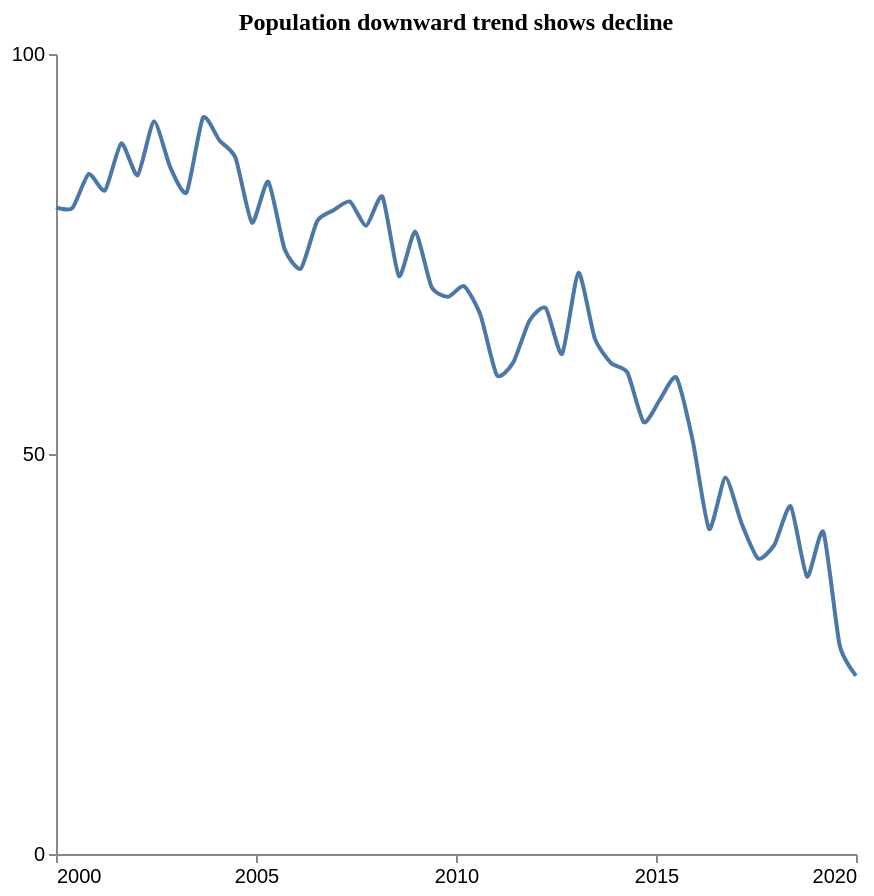

Express this chart as Vega-Lite.
### Vega-Lite specification from a JSON file in a GitHub repository (floating-point values rounded to 4 significant figures)
{"$schema": "https://vega.github.io/schema/vega-lite/v5.json", "description": "Pattern: Downward", "data": {"values": [{"X": 2000.0, "Y": 80.83}, {"X": 2000.0, "Y": 80.73}, {"X": 2001.0, "Y": 85.0}, {"X": 2001.0, "Y": 82.95}, {"X": 2002.0, "Y": 88.84}, {"X": 2002.0, "Y": 84.85}, {"X": 2002.0, "Y": 91.58}, {"X": 2003.0, "Y": 85.82}, {"X": 2003.0, "Y": 82.69}, {"X": 2004.0, "Y": 92.04}, {"X": 2004.0, "Y": 89.22}, {"X": 2004.0, "Y": 87.01}, {"X": 2005.0, "Y": 78.92}, {"X": 2005.0, "Y": 84.05}, {"X": 2006.0, "Y": 75.63}, {"X": 2006.0, "Y": 73.19}, {"X": 2007.0, "Y": 79.13}, {"X": 2007.0, "Y": 80.47}, {"X": 2007.0, "Y": 81.56}, {"X": 2008.0, "Y": 78.54}, {"X": 2008.0, "Y": 82.14}, {"X": 2009.0, "Y": 72.24}, {"X": 2009.0, "Y": 77.81}, {"X": 2009.0, "Y": 70.89}, {"X": 2010.0, "Y": 69.64}, {"X": 2010.0, "Y": 70.97}, {"X": 2011.0, "Y": 67.37}, {"X": 2011.0, "Y": 59.87}, {"X": 2011.0, "Y": 61.42}, {"X": 2012.0, "Y": 66.66}, {"X": 2012.0, "Y": 68.24}, {"X": 2013.0, "Y": 62.52}, {"X": 2013.0, "Y": 72.66}, {"X": 2013.0, "Y": 64.44}, {"X": 2014.0, "Y": 61.35}, {"X": 2014.0, "Y": 60.18}, {"X": 2015.0, "Y": 53.96}, {"X": 2015.0, "Y": 56.82}, {"X": 2016.0, "Y": 59.55}, {"X": 2016.0, "Y": 51.66}, {"X": 2016.0, "Y": 40.63}, {"X": 2017.0, "Y": 47.07}, {"X": 2017.0, "Y": 41.29}, {"X": 2018.0, "Y": 36.94}, {"X": 2018.0, "Y": 38.64}, {"X": 2018.0, "Y": 43.46}, {"X": 2019.0, "Y": 34.68}, {"X": 2019.0, "Y": 40.25}, {"X": 2020.0, "Y": 26.09}, {"X": 2020.0, "Y": 22.28}]}, "mark": {"type": "line", "interpolate": "cardinal", "tension": 0.4}, "encoding": {"x": {"field": "X", "type": "quantitative", "title": "", "axis": {"grid": false, "format": "d", "values": [2000, 2005, 2010, 2015, 2020], "tickSize": 4}, "scale": {"domain": [2000, 2020]}}, "y": {"field": "Y", "type": "quantitative", "title": "", "axis": {"grid": false, "format": "d", "values": [0, 50, 100], "tickSize": 4, "tickOpacity": 1}, "scale": {"domain": [0, 100]}}}, "title": {"text": "Population downward trend shows decline", "anchor": "middle", "font": "Tahoma", "fontSize": 12}, "config": {"lineBreak": "^", "view": {"stroke": null}}, "height": 400, "width": 400, "autosize": "pad"}
